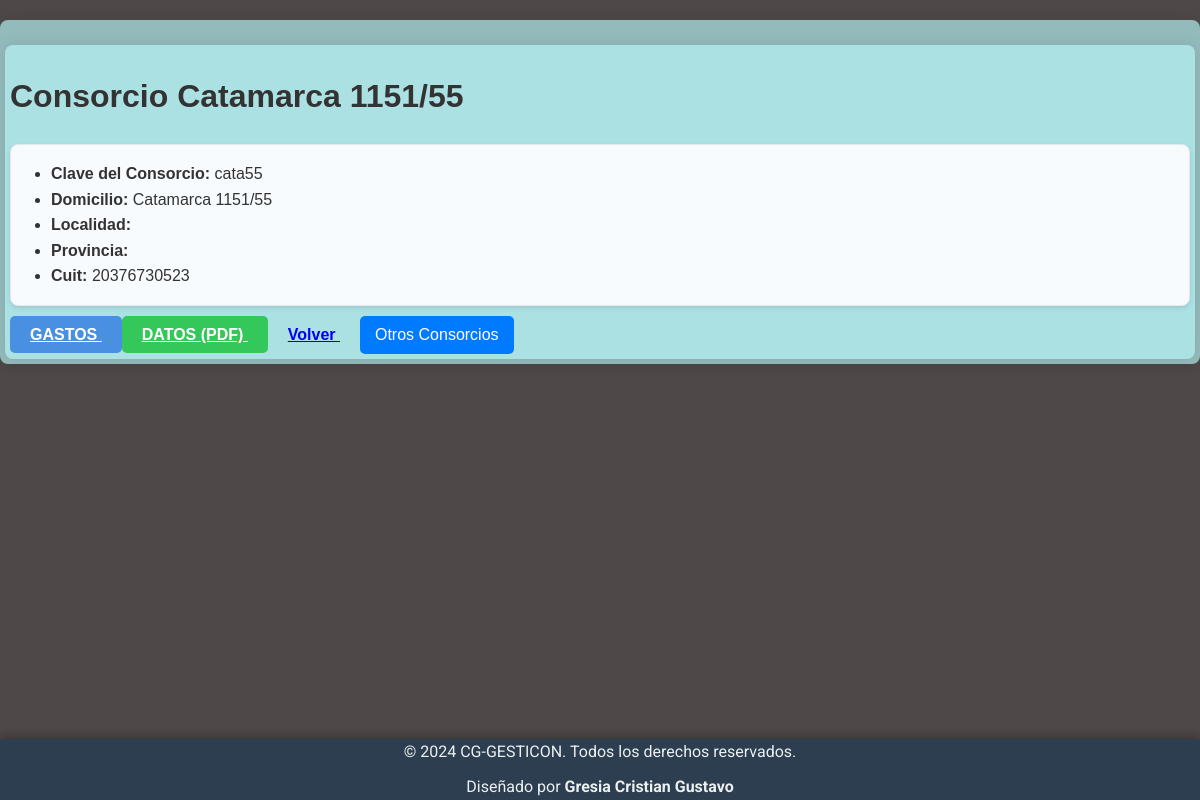
The app's page /consorcio/detail/23/ with its own data.
### tienda/models.py (models this page shows, shortened)
class Consorcio(models.Model):
    clave_del_consorcio = models.CharField(max_length=255, verbose_name="Clave del Consorcio")
    cuit = models.CharField(max_length=11, verbose_name="CUIT", unique=True)
    domicilio = models.CharField(max_length=255, verbose_name="Domicilio")
    administracion = models.ForeignKey(
        Administracion,
        on_delete=models.CASCADE,
        related_name="consorcios"
    )

### tienda/views_models/consorcio.py (the view)
# urls.py: path("consorcio/detail/<int:pk>/", consorcio.consorcio_detail, name="consorcio_detail"),
def consorcio_detail(request: HttpRequest, pk: int) -> HttpResponse:
    consorcio_actual = get_object_or_404(Consorcio, id=pk)
    otros_consorcios = Consorcio.objects.exclude(id=pk)
    return render(request, "tienda/consorcio_detail.html", {
        "object": consorcio_actual,         # Consorcio actual
        "otros_consorcios": otros_consorcios,  # Otros consorcios
    })

### tienda/templates/tienda/consorcio_detail.html (shortened to what this page needs)
{% extends 'tienda/base.html' %}
{% block contenido %}
<div class="container">
    <h1 class="text-center mb-4">Consorcio {{ object.domicilio }}</h1>
    <div class="card">
        <div class="card-body">
            <ul class="list-group list-group-flush">
                <li class="list-group-item"><strong>Clave del Consorcio: </strong>{{ object.clave_del_consorcio }}</li>
                <li class="list-group-item"><strong>Domicilio: </strong>{{ object.domicilio }}</li>
                <li class="list-group-item"><strong>Localidad: </strong>{{ object.localidad }}</li>
                <li class="list-group-item"><strong>Provincia: </strong>{{ object.provincia }}</li>
                <li class="list-group-item"><strong>Cuit: </strong>{{ object.cuit }}</li>
            </ul>
        </div>
    </div>
    <div class="text-center mt-4">
        <a href="{% url 'tienda:listar_gastos' object.pk %}" class="btn btn-primary me-2">
             GASTOS
        </a>
        <a href="{% url 'tienda:descargar_pdf' object.pk %}" class="btn btn-success me-2">
             DATOS (PDF)
        </a>
        <a href="{% url 'tienda:consorcio_list' %}" class="btn btn-secondary">
             Volver
        </a>
        <div class="dropdown">
            <button class="dropdown-button">Otros Consorcios</button>
        </div>
    </div>
</div>
{% endblock contenido %}

### tienda/static/css/styles.css (style rules this page uses)
:root { --primary-color: #4a90e2; --secondary-color: #e8f4f8; --accent-color: #34c759; --text-color: #333; }
body { background-color: #4e4948; color: var(--text-color); font-family: 'Arial', sans-serif; line-height: 1.6; margin: 0; padding: 0; }
.btn { padding: 10px 20px; border: none; border-radius: 5px; cursor: pointer; font-weight: 600; transition: all 0.3s ease; }
.btn-primary { background-color: var(--primary-color); color: white; }
.btn-success { background-color: var(--accent-color); color: white; }
.container { max-width: 1200px; margin: 0 auto; padding: 5px; background-color: #b8f4f8a9; box-shadow: 0 0 15px rgba(0,0,0,0.1); border-radius: 8px; margin-top: 20px; }
.card { background-color: #f8fbfd; border-radius: 8px; padding: 0px; margin: 10px 0; box-shadow: 0 2px 4px rgba(0,0,0,0.1); border: 1px solid #e0e9f0; }
body { margin: 0; padding-bottom: 0px; }
.dropdown { position: relative; display: inline-block; }
.dropdown-button { background-color: #007bff; color: white; padding: 10px 15px; font-size: 16px; border: none; border-radius: 5px; cursor: pointer; }

### records on screen
Consorcio: domicilio "Catamarca 1151/55", clave_del_consorcio "cata55", cuit "20376730523"
